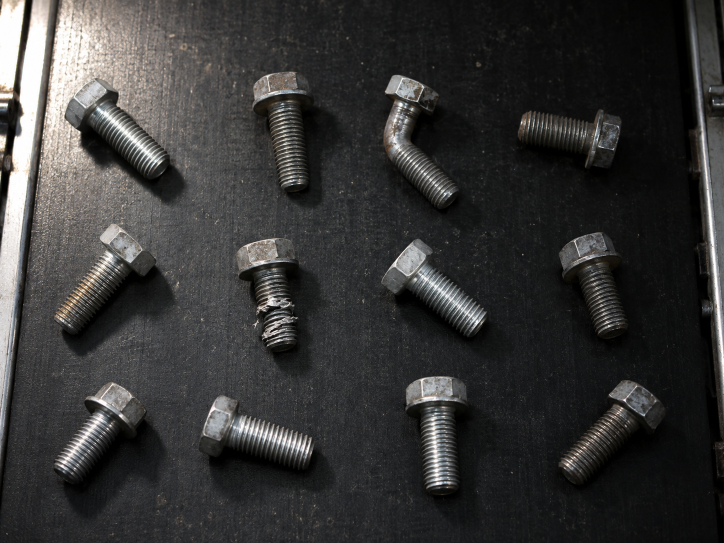
#> input picture data/photos/bolts-conveyor.png, 1448 x 1086 px (shown at 1/2 size)
$ python filtering.py   (older library calls are emulated)
#> lines starting #> are read from the running program, lines starting #| are printed output that depends on the picture; long printed decimals are rounded
"""P06｜濾波：手算 3×3 卷積 = cv2.filter2D；平均、高斯、中值、Sobel；雜訊與模糊的取捨。"""
from pathlib import Path

import cv2
import numpy as np
import pandas as pd

from common import PHOTOS

OUT = Path("/tmp/ntunhs/P06")
OUT.mkdir(parents=True, exist_ok=True)
np.set_printoptions(linewidth=120)

bolts = cv2.imread(str(PHOTOS / "bolts-conveyor.png"))
#> bolts is the input picture: shape (1086, 1448, 3); mean B, G, R 54, 54.6, 55.1
gray = cv2.cvtColor(bolts, cv2.COLOR_BGR2GRAY)
crop = gray[470:710, 460:610]                     # 第 2 列中間：螺紋損傷的螺栓（P02 的框）
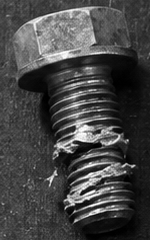
#> crop: shape (240, 150); min 0, max 255, mean 69.5

print("== 1. 手算一個位置：3×3 窗口 × 核，逐格相乘再加總 ==")
y, x = 120, 75
win = crop[y - 1:y + 2, x - 1:x + 2].astype(np.float32)
#> win = [[67, 78, 83], [62, 89, 138], [95, 123, 173]]
mean_k = np.ones((3, 3), np.float32) / 9
print("窗口（螺栓上的 3×3 像素）：")
print(win.astype(int))
#| [[ 67  78  83]
#|  [ 62  89 138]
#|  [ 95 123 173]]
print("平均核：每格 1/9")
hand = float((win * mean_k).sum())
#> hand = 100.9
cv_val = cv2.filter2D(crop.astype(np.float32), -1, mean_k)[y, x]
#> cv_val = 100.9
print(f"手算 {hand:.3f}；cv2.filter2D 同一位置 {cv_val:.3f}")
#| 手算 100.889；cv2.filter2D 同一位置 100.889

print("\n== 2. 手寫整張卷積（兩層 for 迴圈）vs cv2.filter2D ==")
sobel_x = np.array([[-1, 0, 1],
                    [-2, 0, 2],
                    [-1, 0, 1]], np.float32)


def conv2d_loop(img, k):
    img = img.astype(np.float32)
    h, w = img.shape
#> h = 40; w = 50
    out = np.zeros((h - 2, w - 2), np.float32)     # 不補邊：輸出少一圈
    for i in range(h - 2):
        for j in range(w - 2):
            out[i, j] = (img[i:i + 3, j:j + 3] * k).sum()
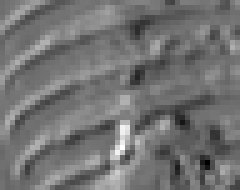
#> out: shape (38, 48) float32 (shown 5 times larger); min -468, max 595, mean 12.6; drawn with min black and max white
    return out


small = crop[100:140, 50:100]
mine = conv2d_loop(small, sobel_x)
cv = cv2.filter2D(small.astype(np.float32), cv2.CV_32F, sobel_x)[1:-1, 1:-1]
print(f"輸入 {small.shape} → 手寫輸出 {mine.shape}（少一圈）；cv2 去掉外圈後 {cv.shape}")
#| 輸入 (40, 50) → 手寫輸出 (38, 48)（少一圈）；cv2 去掉外圈後 (38, 48)
print(f"兩者最大差 {np.abs(mine - cv).max():.6f}")
#| 兩者最大差 0
print(f"手寫值域 {mine.min():.0f} ~ {mine.max():.0f}（有負數）")
#| 手寫值域 -468 ~ 595（有負數）

print("\n== 3. cv2.filter2D 不翻轉核：它其實是「相關」==")
flipped = cv2.filter2D(small.astype(np.float32), cv2.CV_32F, sobel_x[::-1, ::-1].copy())[1:-1, 1:-1]
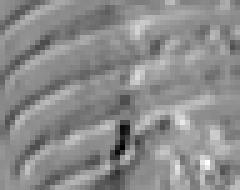
#> flipped: shape (38, 48) float32 (shown 5 times larger); min -595, max 468, mean -12.6; drawn with min black and max white
print(f"把核上下左右翻轉再算：和原本的相關係數 {np.corrcoef(cv.ravel(), flipped.ravel())[0, 1]:.3f}")
#| 把核上下左右翻轉再算：和原本的相關係數 -1.000
print("對稱的核（平均、高斯）翻不翻都一樣；Sobel 翻轉後正負號整個相反")

print("\n== 4. 四種核長什麼樣 ==")
g1 = cv2.getGaussianKernel(3, 0)
print("平均 3×3：每格", f"{1 / 9:.3f}")
print("高斯 3×3：\n", np.round(g1 @ g1.T, 3))
print("Sobel x（找左右亮度變化 = 直的邊）：\n", sobel_x.astype(int))
print("Sobel y（找上下亮度變化 = 橫的邊）：\n", sobel_x.T.astype(int))
print("中值濾波沒有核：取窗口內 9 個數的中位數（不是乘加，不是卷積）")

print("\n== 5. 加雜訊，再用平均、高斯、中值去掉 ==")
rng = np.random.default_rng(0)
clean = gray[400:1000, 300:1100]
gauss_noisy = np.clip(clean + rng.normal(0, 20, clean.shape), 0, 255).astype(np.uint8)
sp_noisy = clean.copy()
m = rng.random(clean.shape)
sp_noisy[m < 0.03] = 0
sp_noisy[m > 0.97] = 255
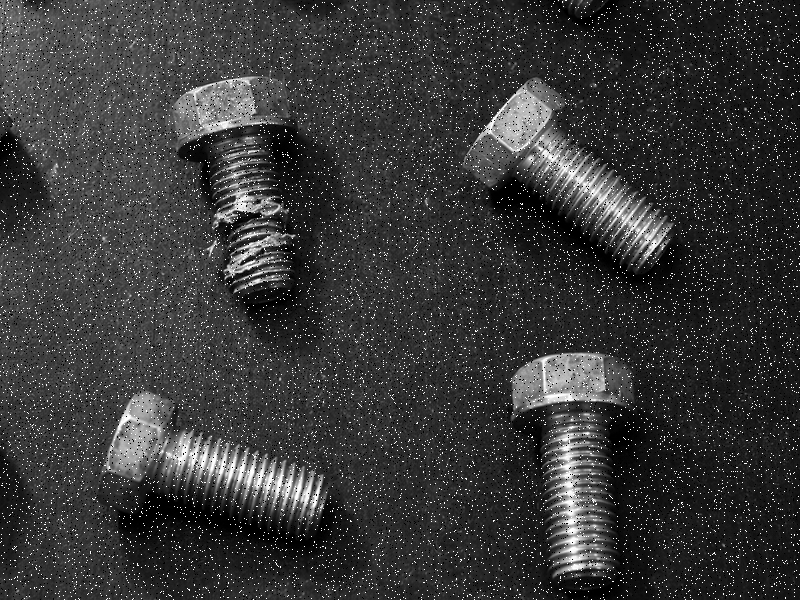
#> sp_noisy: shape (600, 800); min 0, max 255, mean 56


def edge_strength(img):
    gx = cv2.Sobel(img, cv2.CV_32F, 1, 0)
    gy = cv2.Sobel(img, cv2.CV_32F, 0, 1)
    return float(np.sqrt(gx ** 2 + gy ** 2).mean())


filters = {
    "不處理": lambda im: im,
    "平均 5×5": lambda im: cv2.blur(im, (5, 5)),
    "高斯 5×5": lambda im: cv2.GaussianBlur(im, (5, 5), 0),
    "中值 3×3": lambda im: cv2.medianBlur(im, 3),
    "中值 5×5": lambda im: cv2.medianBlur(im, 5),
}
rows = []
for name, f in filters.items():
    rows.append({"濾波": name,
                 "高斯雜訊_誤差": round(float(cv2.absdiff(f(gauss_noisy), clean).mean()), 3),
                 "椒鹽雜訊_誤差": round(float(cv2.absdiff(f(sp_noisy), clean).mean()), 3),
                 "乾淨圖_邊緣強度": round(edge_strength(f(clean)), 3)})
#> this loop made 5 passes
#> pass 2, in edge_strength (call 2), `gy = cv2.Sobel(img, cv2.CV_32F, 0, 1)`:
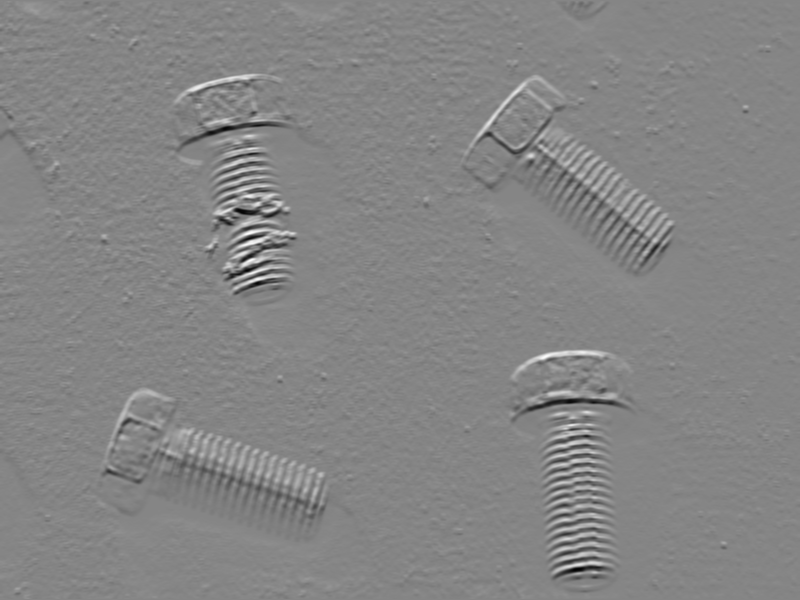
#> gy: shape (600, 800) float32; min -339, max 310, mean -0.1; drawn with min black and max white
#> after the loop, rows = 5 items
print(pd.DataFrame(rows).to_string(index=False))
#|     濾波  高斯雜訊_誤差  椒鹽雜訊_誤差  乾淨圖_邊緣強度
#|    不處理   15.295    7.694    50.251
#| 平均 5×5    7.049    9.732    22.051
#| 高斯 5×5    6.375    8.965    29.531
#| 中值 3×3    7.810    3.258    34.842
#| 中值 5×5    7.168    5.144    22.820
cv2.imwrite(str(OUT / "sp-noisy.png"), sp_noisy)
cv2.imwrite(str(OUT / "sp-median.png"), cv2.medianBlur(sp_noisy, 5))
cv2.imwrite(str(OUT / "sp-mean.png"), cv2.blur(sp_noisy, (5, 5)))

print("\n== 6. 核越大越平滑，邊也越糊（高斯，高斯雜訊）==")
for k in [3, 5, 9, 15, 25]:
    out = cv2.GaussianBlur(gauss_noisy, (k, k), 0)
    print(f"{k:>2}×{k:<2}  與乾淨圖誤差 {cv2.absdiff(out, clean).mean():6.3f}   邊緣強度 {edge_strength(out):6.3f}")
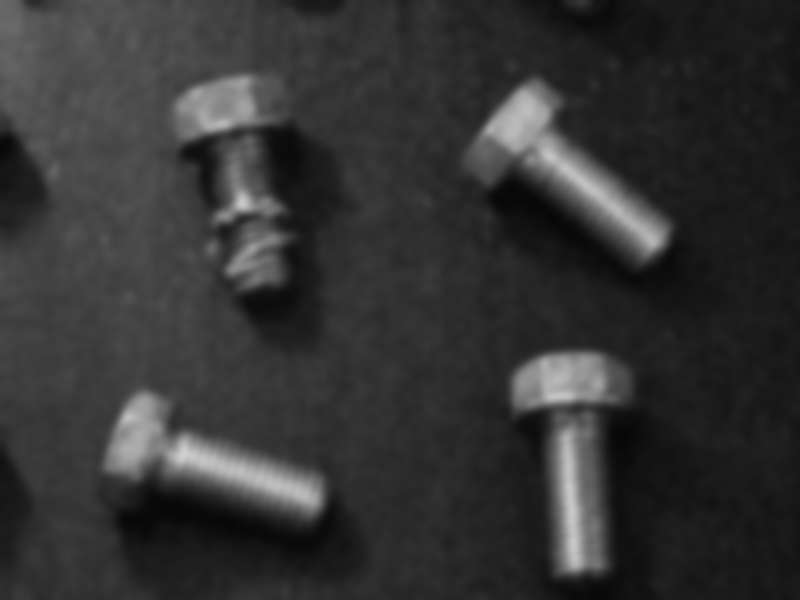
#> out: shape (600, 800); min 7, max 207, mean 51.6

print("\n== 7. Sobel：邊的方向 ==")
gx = cv2.Sobel(clean, cv2.CV_32F, 1, 0, ksize=3)
gy = cv2.Sobel(clean, cv2.CV_32F, 0, 1, ksize=3)
mag = np.sqrt(gx ** 2 + gy ** 2)
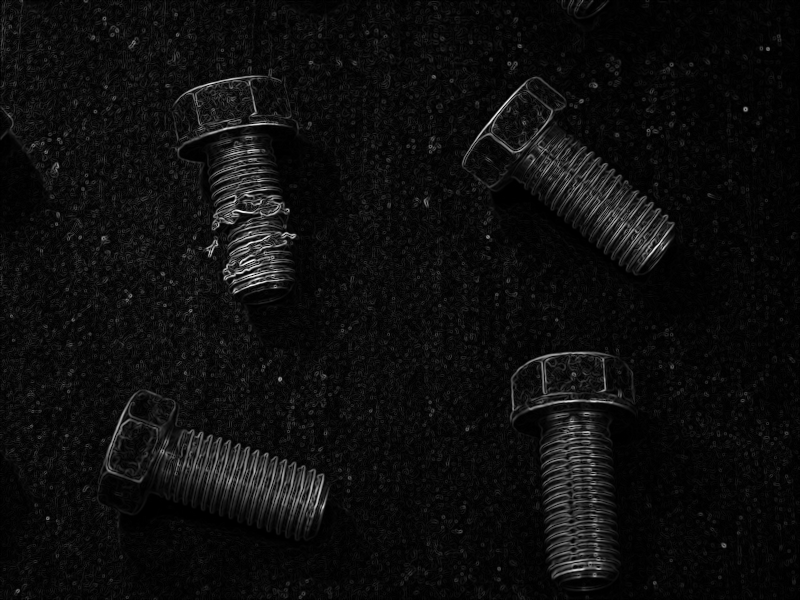
#> mag: shape (600, 800) float32; min 0, max 909, mean 50.3; drawn with min black and max white
print(f"|gx| 平均 {np.abs(gx).mean():.3f}；|gy| 平均 {np.abs(gy).mean():.3f}")
#| |gx| 平均 31.871；|gy| 平均 31.670
print(f"邊緣強度最大的 5% 像素門檻 {np.percentile(mag, 95):.1f}")
#| 邊緣強度最大的 5% 像素門檻 172.4
print(f"cv2.Sobel 和 filter2D(sobel_x) 一樣嗎？ "
      f"{np.allclose(gx, cv2.filter2D(clean.astype(np.float32), cv2.CV_32F, sobel_x, borderType=cv2.BORDER_REFLECT_101))}")
#| cv2.Sobel 和 filter2D(sobel_x) 一樣嗎？ True
cv2.imwrite(str(OUT / "sobel-mag.png"), np.clip(mag / 4, 0, 255).astype(np.uint8))

$ run again, with data/photos/care-corridor-fall.png copied over data/photos/bolts-conveyor.png
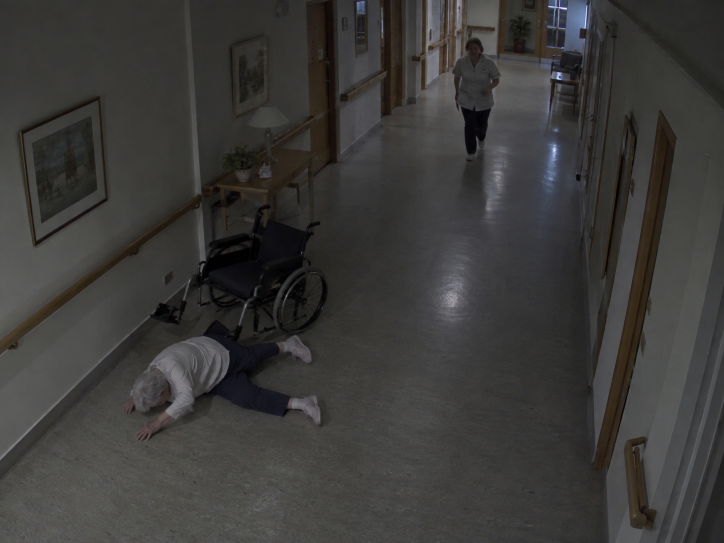
#> input picture data/photos/care-corridor-fall.png, 1448 x 1086 px (shown at 1/2 size)
#> bolts is the input picture: shape (1086, 1448, 3); mean B, G, R 57.3, 58.7, 59.7
#> `crop = gray[470:710, 460:610]`:
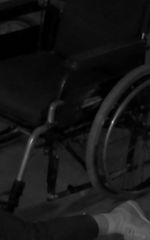
#> crop: shape (240, 150); min 0, max 201, mean 22.1
#> win = [[9, 8, 9], [8, 8, 7], [7, 6, 4]]
#| [[9 8 9]
#|  [8 8 7]
#|  [7 6 4]]
#> hand = 7.33
#| 手算 7.333；cv2.filter2D 同一位置 7.333
#| 輸入 (40, 50) → 手寫輸出 (38, 48)（少一圈）；cv2 去掉外圈後 (38, 48)
#| 兩者最大差 0
#| 手寫值域 -184 ~ 188（有負數）
#| 把核上下左右翻轉再算：和原本的相關係數 -1.000
#> after the loop `for name, f in filters.items():`: rows = 5 items
#|     濾波  高斯雜訊_誤差  椒鹽雜訊_誤差  乾淨圖_邊緣強度
#|    不處理   15.575    7.686    13.292
#| 平均 5×5    3.681    6.400     7.877
#| 高斯 5×5    4.533    6.670     9.586
#| 中值 3×3    6.563    0.687    10.805
#| 中值 5×5    4.310    1.083     8.181
#> the loop `for k in [3, 5, 9, 15, 25]:` made 5 passes
#|  3×3   與乾淨圖誤差  5.970   邊緣強度 42.764
#|  5×5   與乾淨圖誤差  4.533   邊緣強度 29.221
#|  9×9   與乾淨圖誤差  3.275   邊緣強度 14.949
#| 15×15  與乾淨圖誤差  2.880   邊緣強度  8.555
#| 25×25  與乾淨圖誤差  2.928   邊緣強度  5.137
#> `mag = np.sqrt(gx ** 2 + gy ** 2)`:
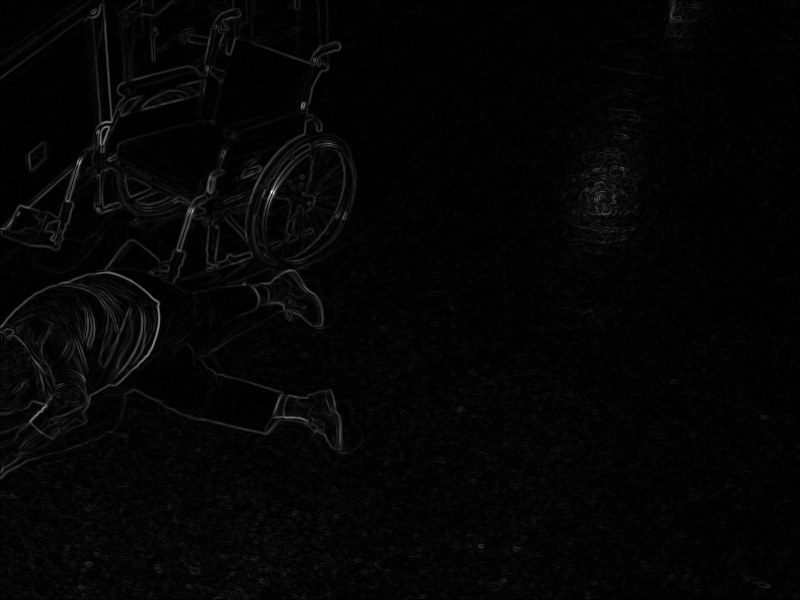
#> mag: shape (600, 800) float32; min 0, max 640.6, mean 13.3; drawn with min black and max white
#| |gx| 平均 8.017；|gy| 平均 8.771
#| 邊緣強度最大的 5% 像素門檻 42.5
#| cv2.Sobel 和 filter2D(sobel_x) 一樣嗎？ True

$ run again, with data/photos/factory-lifting.png copied over data/photos/bolts-conveyor.png
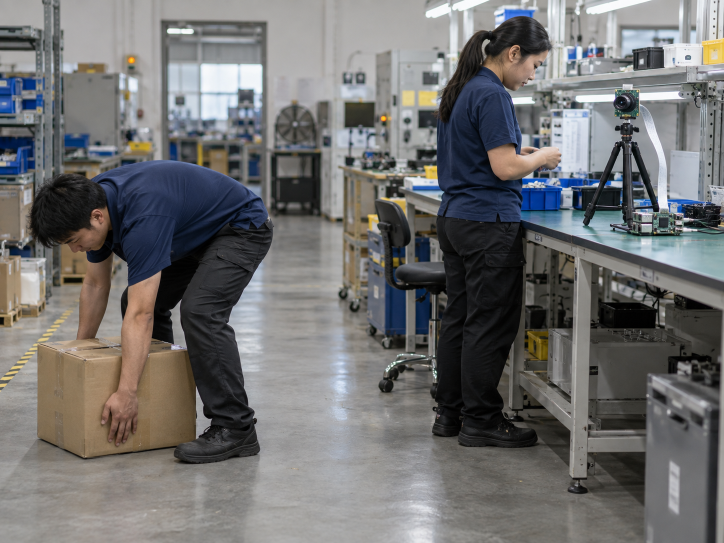
#> input picture data/photos/factory-lifting.png, 1448 x 1086 px (shown at 1/2 size)
#> bolts is the input picture: shape (1086, 1448, 3); mean B, G, R 111.6, 111.7, 112.2
#> `crop = gray[470:710, 460:610]`:
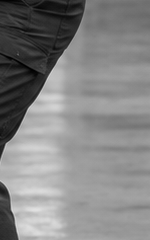
#> crop: shape (240, 150); min 0, max 225, mean 131.6
#> win = [[149, 150, 149], [150, 150, 151], [150, 150, 151]]
#| [[149 150 149]
#|  [150 150 151]
#|  [150 150 151]]
#> hand = 150
#| 手算 150.000；cv2.filter2D 同一位置 150.000
#| 輸入 (40, 50) → 手寫輸出 (38, 48)（少一圈）；cv2 去掉外圈後 (38, 48)
#| 兩者最大差 0
#| 手寫值域 -40 ~ 14（有負數）
#| 把核上下左右翻轉再算：和原本的相關係數 -1.000
#> after the loop `for name, f in filters.items():`: rows = 5 items
#|     濾波  高斯雜訊_誤差  椒鹽雜訊_誤差  乾淨圖_邊緣強度
#|    不處理   15.306    7.699    32.354
#| 平均 5×5    4.921    7.212    21.997
#| 高斯 5×5    5.080    7.204    25.191
#| 中值 3×3    6.835    1.208    27.854
#| 中值 5×5    5.166    2.116    22.874
#> the loop `for k in [3, 5, 9, 15, 25]:` made 5 passes
#|  3×3   與乾淨圖誤差  6.163   邊緣強度 51.735
#|  5×5   與乾淨圖誤差  5.080   邊緣強度 38.858
#|  9×9   與乾淨圖誤差  4.680   邊緣強度 24.956
#| 15×15  與乾淨圖誤差  5.341   邊緣強度 17.955
#| 25×25  與乾淨圖誤差  6.786   邊緣強度 13.219
#> `mag = np.sqrt(gx ** 2 + gy ** 2)`:
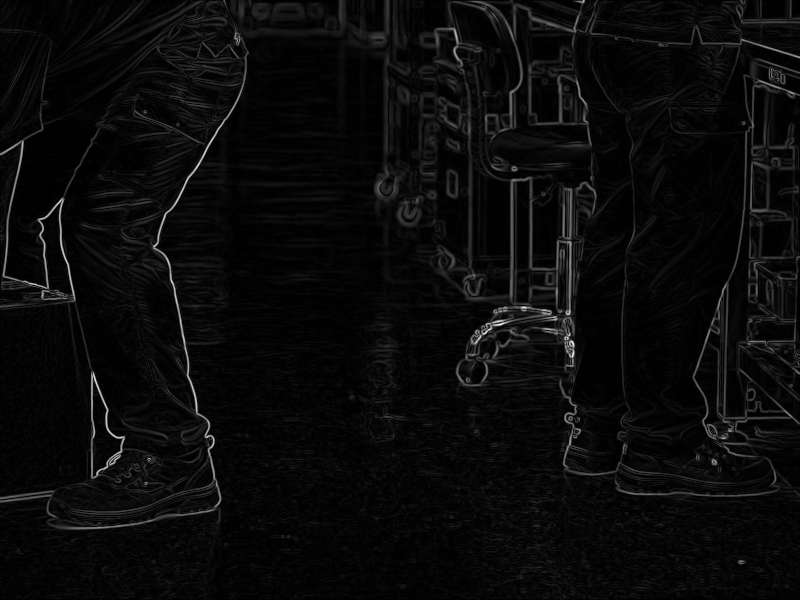
#> mag: shape (600, 800) float32; min 0, max 773.1, mean 32.4; drawn with min black and max white
#| |gx| 平均 18.368；|gy| 平均 21.138
#| 邊緣強度最大的 5% 像素門檻 113.2
#| cv2.Sobel 和 filter2D(sobel_x) 一樣嗎？ True
